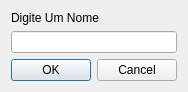
<?xml version="1.0" encoding="UTF-8"?>
<ui version="4.0">
 <class>DialogSalvar</class>
 <widget class="QDialog" name="DialogSalvar">
  <property name="geometry">
   <rect>
    <x>0</x>
    <y>0</y>
    <width>241</width>
    <height>88</height>
   </rect>
  </property>
  <property name="windowTitle">
   <string>Dialog</string>
  </property>
  <layout class="QVBoxLayout" name="verticalLayout_2">
   <property name="sizeConstraint">
    <enum>QLayout::SetFixedSize</enum>
   </property>
   <item>
    <layout class="QVBoxLayout" name="verticalLayout">
     <item>
      <widget class="QLabel" name="label">
       <property name="text">
        <string>Digite Um Nome</string>
       </property>
      </widget>
     </item>
     <item>
      <widget class="QLineEdit" name="Nome">
       <property name="text">
        <string/>
       </property>
      </widget>
     </item>
     <item>
      <widget class="QDialogButtonBox" name="buttonBox">
       <property name="orientation">
        <enum>Qt::Horizontal</enum>
       </property>
       <property name="standardButtons">
        <set>QDialogButtonBox::Cancel|QDialogButtonBox::Ok</set>
       </property>
      </widget>
     </item>
    </layout>
   </item>
  </layout>
 </widget>
 <resources/>
 <connections>
  <connection>
   <sender>buttonBox</sender>
   <signal>accepted()</signal>
   <receiver>DialogSalvar</receiver>
   <slot>accept()</slot>
   <hints>
    <hint type="sourcelabel">
     <x>248</x>
     <y>254</y>
    </hint>
    <hint type="destinationlabel">
     <x>157</x>
     <y>274</y>
    </hint>
   </hints>
  </connection>
  <connection>
   <sender>buttonBox</sender>
   <signal>rejected()</signal>
   <receiver>DialogSalvar</receiver>
   <slot>reject()</slot>
   <hints>
    <hint type="sourcelabel">
     <x>316</x>
     <y>260</y>
    </hint>
    <hint type="destinationlabel">
     <x>286</x>
     <y>274</y>
    </hint>
   </hints>
  </connection>
 </connections>
</ui>
